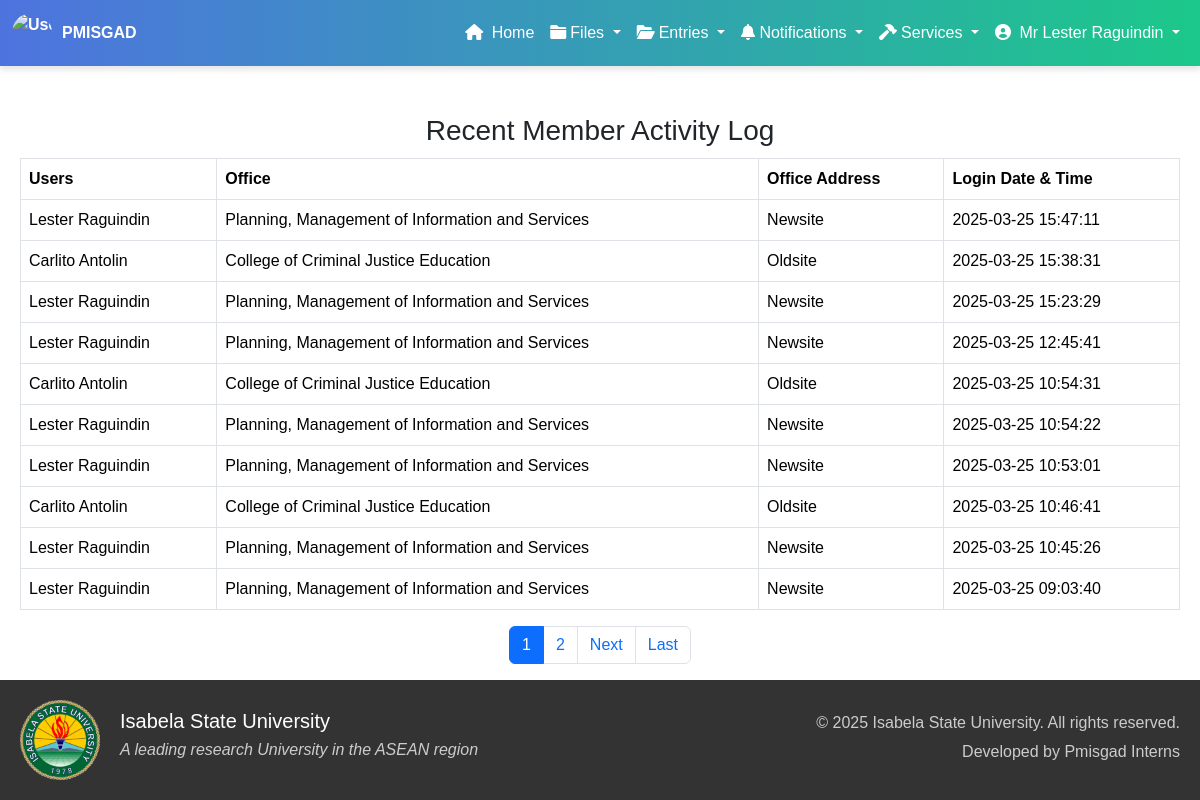
/admin/activity_log.php (signed in), run on the app's committed database.
### tables this page shows
CREATE TABLE `member_activitylog` (
  `log_id` int(11) NOT NULL,
  `member_id` int(11) NOT NULL,
  `login_datetime` datetime DEFAULT current_timestamp(),
  `office_id` int(11) NOT NULL,
  `office_address` varchar(255) NOT NULL
);

CREATE TABLE `member` (
  `member_id` int(11) NOT NULL,
  `member_first` varchar(100) DEFAULT NULL,
  `member_last` varchar(100) DEFAULT NULL,
  `member_gender` varchar(100) DEFAULT NULL,
  `username` varchar(50) DEFAULT NULL,
  `password` varchar(50) DEFAULT NULL,
  `office_id` int(11) DEFAULT NULL,
  `salut_id` int(11) DEFAULT NULL,
  `rank_id` int(11) DEFAULT NULL,
  `designation_id` int(11) DEFAULT NULL,
  `failed_attempts` int(11) DEFAULT 0,
  `last_failed_attempt` timestamp NULL DEFAULT NULL,
  `is_suspended` tinyint(1) DEFAULT 0,
  `role` varchar(10) DEFAULT NULL
);

CREATE TABLE `office_name` (
  `office_id` int(11) NOT NULL,
  `office_name` varchar(100) NOT NULL,
  `office_address` varchar(50) NOT NULL
);

### admin/activity_log.php (the view, shortened to what this page needs)
<?php
include '../components/config.php';
$limit = 10;
$page = isset($_GET['page']) ? (int)$_GET['page'] : 1;
$start = ($page - 1) * $limit;
$total_query = "SELECT COUNT(*) as total FROM member_activityLog";
$total_result = mysqli_query($con, $total_query);
$total_row = mysqli_fetch_assoc($total_result);
$total_entries = $total_row['total'];
$total_pages = ceil($total_entries / $limit);
$query = "SELECT mal.*, m.member_first, m.member_last, o.office_name, mal.office_address
          FROM member_activityLog mal
          JOIN member m ON mal.member_id = m.member_id
          JOIN office_name o ON mal.office_id = o.office_id
          ORDER BY mal.login_datetime DESC
          LIMIT $start, $limit";
$result = mysqli_query($con, $query);
?>
<!DOCTYPE html>
<html lang="en">
<head>
    <link href="https://cdn.jsdelivr.net/npm/bootstrap@5.3.0/dist/css/bootstrap.min.css" rel="stylesheet">
    <link href="https://cdnjs.cloudflare.com/ajax/libs/font-awesome/6.0.0-beta3/css/all.min.css" rel="stylesheet">
    <link rel="stylesheet" href="https://cdn.jsdelivr.net/npm/bootstrap@5.3.3/dist/css/bootstrap.min.css">
    <link rel="stylesheet" href="../styles/styles.css">
    <link rel="stylesheet" href="../styles/darkLight.css">
</head>
<body>
    <?php include '../components/header_admin.php'; ?>
    <div class="container fade-in mt-5">
        <h3 class="card-title card-muted text-center">Recent Member Activity Log</h3>
        <table class="table table-bordered" style="margin-top: 10px;">
            <thead>
                <tr>
                    <th>Users</th>
                    <th>Office</th>
                    <th>Office Address</th>
                    <th>Login Date & Time</th>
                </tr>
            </thead>
            <tbody>
                <?php while ($row = mysqli_fetch_assoc($result)) { ?>
                    <tr>
                        <td><?php echo $row['member_first'] . ' ' . $row['member_last']; ?></td>
                        <td><?php echo $row['office_name']; ?></td>
                        <td><?php echo isset($row['office_address']) ? $row['office_address'] : 'N/A'; ?></td>
                        <td><?php echo $row['login_datetime']; ?></td>
                    </tr>
                <?php } ?>
            </tbody>
        </table>
        <nav>
            <ul class="pagination justify-content-center">
                <?php for ($i = 1; $i <= $total_pages; $i++): ?>
                    <li class="page-item <?php if ($i == $page) echo 'active'; ?>">
                        <a class="page-link" href="?page=<?php echo $i; ?>"><?php echo $i; ?></a>
                    </li>
                <?php endfor; ?>
                <?php if ($page < $total_pages): ?>
                    <li class="page-item">
                        <a class="page-link" href="?page=<?php echo $page + 1; ?>">Next</a>
                    </li>
                    <li class="page-item">
                        <a class="page-link" href="?page=<?php echo $total_pages; ?>">Last</a>
                    </li>
                <?php endif; ?>
            </ul>
        </nav>
    </div>
    <?php include '../components/footer.php'; ?>
</body>
</html>

### styles/styles.css (style rules this page uses)
body { font-family: 'Arial', sans-serif; }

### styles/darkLight.css (style rules this page uses)
.fade-in { opacity: 0; transform: translateY(20px); animation: fadeIn 0.8s ease-in-out forwards; }
body, .compliance-card, .p-4, .card { transition: background-color 0.5s ease-in-out, color 0.5s ease-in-out; }

### components/footer.php (style rules this page uses)
body { display: flex; flex-direction: column; min-height: 100vh; margin: 0; }
.container { max-width: 1200px; margin: 0 auto; padding: 0 20px; }

### data on the page
member_activitylog: member.member_first "Lester", member.member_last "Raguindin", office.office_name "Planning, Management of Information and Services", office_address "Newsite", login_datetime "2025-03-25 15:47:11"
member_activitylog: member.member_first "Carlito", member.member_last "Antolin", office.office_name "College of Criminal Justice Education", office_address "Oldsite", login_datetime "2025-03-25 15:38:31"
member_activitylog: member.member_first "Lester", member.member_last "Raguindin", office.office_name "Planning, Management of Information and Services", office_address "Newsite", login_datetime "2025-03-25 15:23:29"
member_activitylog: member.member_first "Lester", member.member_last "Raguindin", office.office_name "Planning, Management of Information and Services", office_address "Newsite", login_datetime "2025-03-25 12:45:41"
member_activitylog: member.member_first "Carlito", member.member_last "Antolin", office.office_name "College of Criminal Justice Education", office_address "Oldsite", login_datetime "2025-03-25 10:54:31"
member_activitylog: member.member_first "Lester", member.member_last "Raguindin", office.office_name "Planning, Management of Information and Services", office_address "Newsite", login_datetime "2025-03-25 10:54:22"
member_activitylog: member.member_first "Lester", member.member_last "Raguindin", office.office_name "Planning, Management of Information and Services", office_address "Newsite", login_datetime "2025-03-25 10:53:01"
member_activitylog: member.member_first "Carlito", member.member_last "Antolin", office.office_name "College of Criminal Justice Education", office_address "Oldsite", login_datetime "2025-03-25 10:46:41"
member_activitylog: member.member_first "Lester", member.member_last "Raguindin", office.office_name "Planning, Management of Information and Services", office_address "Newsite", login_datetime "2025-03-25 10:45:26"
member_activitylog: member.member_first "Lester", member.member_last "Raguindin", office.office_name "Planning, Management of Information and Services", office_address "Newsite", login_datetime "2025-03-25 09:03:40"

### other printed values
$_SESSION['full_name'] "Mr Lester Raguindin"
